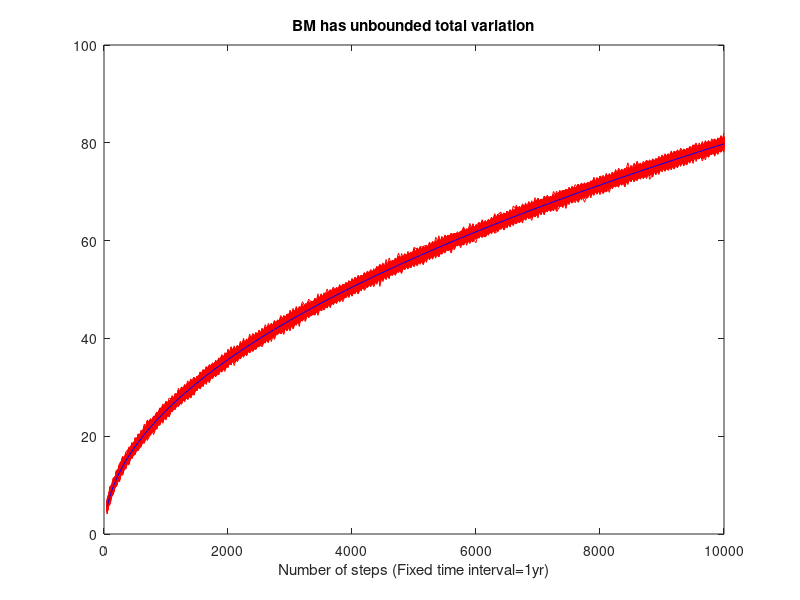
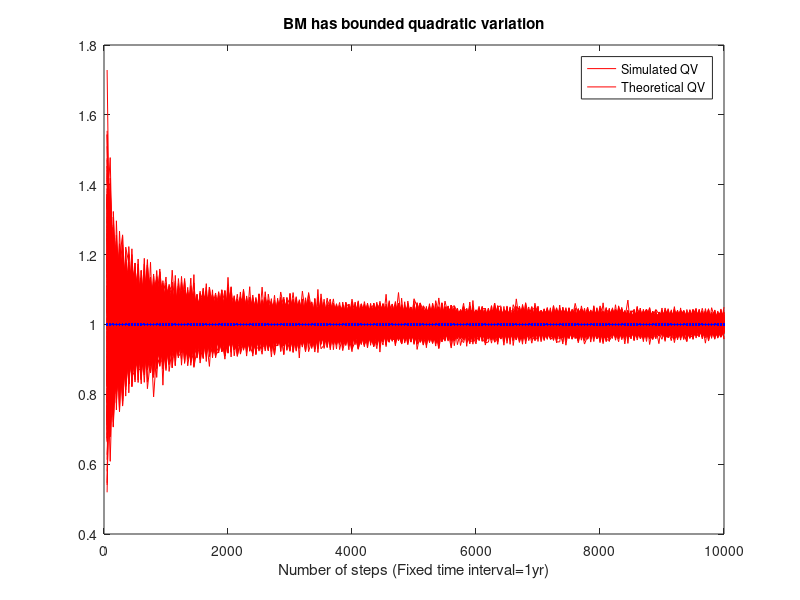

The MATLAB source for these figures, in order:
%%%%%%%%%%%%%%%%%%%%%%%%%%%%%%%%%%%%%%%%%%%%%
%%%COMPUTING BY SIMULATION TOTAL VARIATION%%%
%%%AND QUADRATIC VARIATION OF THE BM%%%%%%%%%
%%%%%%%%%%%%%%%%%%%%%%%%%%%%%%%%%%%%%%%%%%%%%
clear all;
i=1; %Counter to be used in the for cycle
expiry=1; %Time horizon
nsimul=500;%Number of simulations
N=(50:50:10000);%number of points in the partition
for jstep=N %increase the number of steps (refine the partition)
dt=expiry/jstep; %reduce the time step
%simulate increments of the BM
dW=[zeros(1,nsimul); randn(jstep,nsimul)*dt^0.5];
%compute total variation
TV(i,:)=sum(abs(dW));
%compute quadratic variation
QV(i,:)=sum(dW.^2);
i=i+1; %update the counter
end
h=figure('Color',[1 1 1]);
plot(N, TV,'r')
hold on
plot(N,(N*expiry*2/pi).^0.5,'b') %this is the plot of the E[TV]
title('BM has unbounded total variation');
xlabel('Number of steps (Fixed time interval=1yr)')
print(h,'??dpng','LecBM fig TV')
h = figure('Color',[1 1 1]);
plot(N,QV,'r',N,expiry,'b.')
legend('Simulated QV', 'Theoretical QV')
title('BM has bounded quadratic variation');
xlabel('Number of steps (Fixed time interval=1yr)')